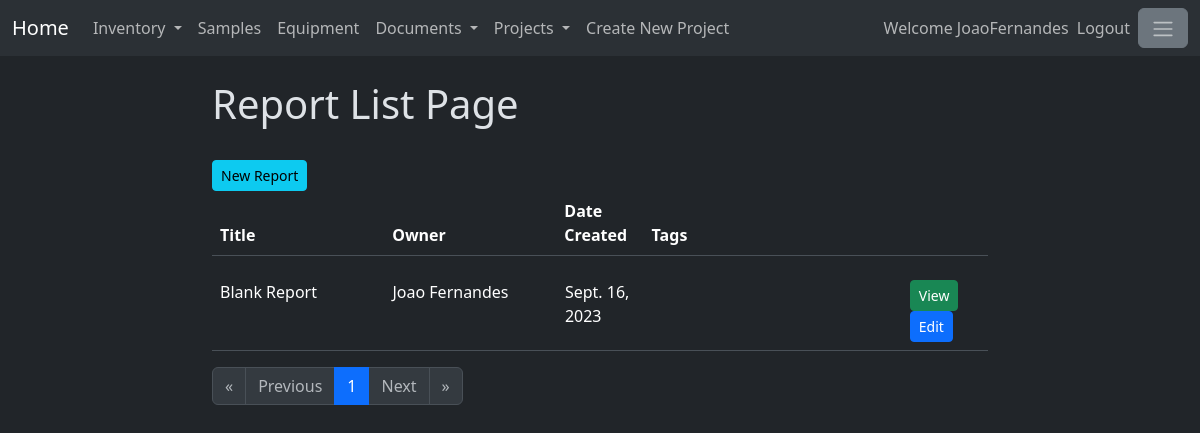
The page /reports/parent (signed in) on the database its author committed.
### reports/models.py (models this page shows, shortened)
class Reports(models.Model):
    title = models.CharField(max_length=200)
    reportBody = RichTextField(blank=True,null=True)
    reportTags = models.ManyToManyField(Tags)
    isEnabled = models.BooleanField()
    owner = models.ForeignKey(User,on_delete=models.SET_NULL, null=True)
    ownerSignature = models.CharField(max_length=200)
    creationDate = models.DateField(auto_now_add=True)
    linkedReports = models.ManyToManyField('self')
    linkedSOPs=models.ManyToManyField(SOP, related_name="linkedSOPs")
    linkedReagents=models.ManyToManyField(Stock, related_name="linkedReagents")
    linkedSamples=models.ManyToManyField(Sample, related_name="linkedSamples")
    linkedEquipments=models.ManyToManyField(Equipment, related_name="linkedEquipments")
    linkedAttachment=models.ManyToManyField(ReportsAttachments, related_name="linkedAttachment")
    reportReviewers = models.ManyToManyField(ReportReviewers, related_name="reviewers")
    reviewed = models.BooleanField(default=False)
    project = models.ForeignKey(Projects, on_delete=models.SET_NULL, null=True)
    canEditUsers = models.ManyToManyField(User, related_name="canEditUsers")

### reports/views.py (the view)
# urls.py: path('<str:projectname>', views.ReportList, name = 'ReportList'),
@login_required
def ReportList(response, projectname):
    reportListObjects = Reports.objects.filter(isEnabled=True).filter(project=Projects.objects.get(name=projectname)).order_by('-creationDate')
    paginator = Paginator(reportListObjects,20)
    page_number = response.GET.get("page")
    page_obj = paginator.get_page(page_number)
    projects=Projects.objects.filter(isEnabled=True)
    projectform = CreateNewProject()
    return render(response, 'reportList.html', {'page_obj' : page_obj,
                                                'projects' : projects,
                                                'selectedProject': projectname,
                                                'projectform' : projectform})

### reports/templates/reportList.html (shortened to what this page needs)
{% extends 'baseReport.html' %}
{% block content %}
<h1>Report List Page</h1>
<br>
<a href="{% url 'createReport' selectedProject%}" class="btn btn-info btn-sm" aria-current="true">
    New Report
</a>
<br>
<table class="table" style="width: 100%;">
    <thead>
      <tr>
        <th width="20%" scope="col">Title</th>
        <th width="20%" scope="col">Owner</th>
        <th width="10%" scope="col">Date Created</th>
        <th width="30%" scope="col">Tags</th>
        <th width="10%" scope="col"> </th>
      </tr>
    </thead>
</table>
<div style="width:100%; overflow:auto; max-height:500px;">
    <table class="table">
        <tbody>
        {% for report in page_obj %}
            <tr>
                <td width="20%">
                    {{report.title}}
                </td>
                <td width="20%">
                    {{report.owner.first_name}} {{report.owner.last_name}}
                </td>
                <td width="10%">
                    {{report.creationDate}}
                </td>
                <td width="30%">
                </td>
                <td width="10%">
                    <a class="btn btn-success btn-sm" href="{% url 'specificReport' report.project.name report.id %}" role="button">
                        View
                    </a>
                    {% if user in report.canEditUsers.all or user == report.owner%}
                        <a class="btn btn-primary btn-sm" href="{% url 'editReport' report.project.name report.id %}" role="button">
                            Edit
                        </a>
                    {% endif %}
                </td>
            </tr>
        {% endfor %}
        </tbody>
    </table>
</div>
<nav aria-label="Page navigation">
    <ul class="pagination">
        {%if page_obj.has_previous%}
            <li class="page-item">
                <a class="page-link" href="?page=1" aria-label="First">
                <span aria-hidden="true">&laquo;</span>
                </a>
            </li>
            <li class="page-item">
                <a class="page-link" href="?page={{page_obj.previous_page_number}}" aria-label="Previous">
                <span aria-hidden="true">Previous</span>
                </a>
            </li>
        {% else %}
            <li class="page-item">
                <span class="page-link disabled" aria-hidden="true">&laquo;</span>
            </li>
            <li class="page-item">
                <span class="page-link disabled" aria-hidden="true">Previous</span>
            </li>
        {% endif%}
        {% for page in page_obj.paginator.page_range %}
            {% if page == page_obj.number %}
                <li class="page-item active"><a class="page-link" href="?page={{page}}">{{page}}</a></li>
            {% else %}
                <li class="page-item"><a class="page-link" href="?page={{page}}">{{page}}</a></li>
            {% endif %}
        {% endfor %}
        {%if page_obj.has_next%}
            <li class="page-item">
                <a class="page-link" href="?page={{page_obj.next_page_number}}" aria-label="Next">
                <span aria-hidden="true">Next</span>
                </a>
            </li>
            <li class="page-item">
                <a class="page-link" href="?page={{page_obj.paginator.num_pages}}" aria-label="Last">
                <span aria-hidden="true">&raquo;</span>
                </a>
            </li>
        {% else %}
            <li class="page-item">
                <span class="page-link disabled" aria-hidden="true">Next</span>
            </li>
            <li class="page-item">
                <span class="page-link disabled" aria-hidden="true">&raquo;</span>
            </li>
        {% endif%}
    </ul>
</nav>
{% endblock %}

### mainpage/templates/base.html (shortened to what this page needs)
<!doctype html>
{% load static %}
{% load crispy_forms_tags %}
<html lang="en" data-bs-theme="dark">
    <head>
        <link href="https://cdn.jsdelivr.net/npm/bootstrap@5.3.1/dist/css/bootstrap.min.css"
        rel="stylesheet"
>
    </head>
    <body>
        <header>
            <nav class="navbar navbar-expand-lg bg-body-tertiary">
                <div class="container-fluid">
                    <a class="navbar-brand"  href="{% url 'homePage' %}">
                        Home
                      </a>
                    <div class="collapse navbar-collapse" id="navbarText">
                        <ul class="navbar-nav me-auto mb-2 mb-lg-0">
                            <li class="nav-item dropdown">
                                <a class="nav-link dropdown-toggle" href="#" role="button" data-bs-toggle="dropdown" aria-expanded="false">
                                        Inventory
                                </a>
                            </li>
                            <li class="nav-item">
                                <a class="nav-link" href="/sampletype">Samples</a>
                            </li>
                            <li class="nav-item">
                                <a class="nav-link" href="/equipment">Equipment</a>
                            </li>
                            <li class="nav-item dropdown">
                                <a class="nav-link dropdown-toggle" href="#" role="button" data-bs-toggle="dropdown" aria-expanded="false">
                                        Documents
                                </a>
                            </li>
                            <li class="nav-item dropdown">
                                <a class="nav-link dropdown-toggle" href="#" role="button" data-bs-toggle="dropdown" aria-expanded="false">
                                        Projects
                                </a>
                            </li>
                            <li><a data-bs-toggle="modal" data-bs-target="#projectModal" class="nav-link" type="button"
                                >Create New Project</a></li>
                        </ul>
                        <ul class="navbar-nav mb-2 mb-lg-0">
                            {% if user.is_authenticated %}
                                <span class="navbar-text">
                                    Welcome {{user.username}}
                                </span>
                                <li class="nav-item">
                                    <a class="nav-link" href="/logout">Logout</a>
                                </li>
                            {% endif %}
                            <li class="nav-item">
                                <button class="btn btn-secondary" type="button" data-bs-toggle="offcanvas"
                                data-bs-target="#offcanvasWithBothOptions" aria-controls="offcanvasWithBothOptions">
                                    <span class="navbar-toggler-icon"></span>
                                </button>
                            </li>
                        </ul>
                    </div>
                </div>
            </nav>
            <br>
        </header>
        <main>
            <div class="container-fluid">
                <div class="row">
                    <div class="col-2">
                    </div>
                    <div class="col-8">
                        {% if user.is_authenticated %}
                            {% block content %}
                            {% endblock %}
                        {% else %}
                            {% block login_and_registration %}
                            {% endblock %}
                        {% endif %}
                    </div>
                    <div class="col-2">
                    </div>
                </div>
            </div>
        </main>
    </body>
</html>

### rows shown on the page
Reports: title "Blank Report", owner.first_name "Joao", owner.last_name "Fernandes", creationDate "Sept. 16, 2023", shows "Edit"

### other values the page prints
{{ user.username }} "JoaoFernandes"
{{ page }} "1"
